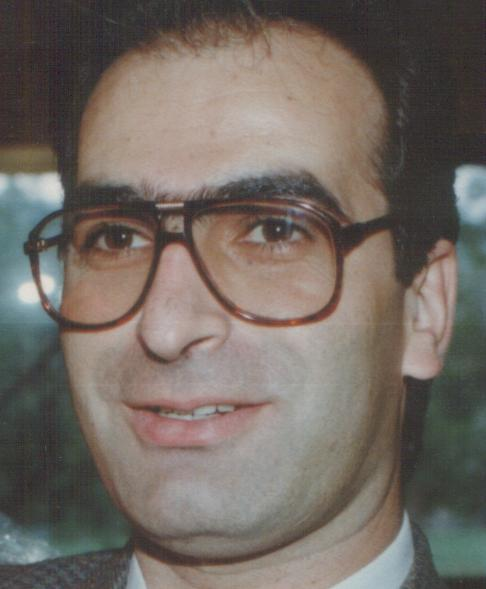
#> input picture FGNET/FGNET/images/001A33.JPG, 486 x 589 px
$ python -i image_processing.py   (imports and definitions only)   (older library calls are emulated)
#> lines starting #> are read from the running program, lines starting #| are printed output that depends on the picture
#> further down, picture is the input picture: shape (589, 486, 3); mean B, G, R 99.1, 106.2, 114.7
"""
Image processing utilities for Missing Person AI system.

This module provides image loading, validation, and preprocessing utilities.
"""

import cv2
import numpy as np
from PIL import Image, ImageOps
from typing import Tuple, Optional, Union
import io
from loguru import logger


# [114 lines left out: functions load_image_from_bytes, validate_image, resize_image, normalize_image_orientation, not called in this run]


def enhance_image_quality(image: np.ndarray) -> np.ndarray:
    """
    Enhance image quality for better face detection.

    Args:
        image: Input image

    Returns:
        Enhanced image
    """
    try:
        # Convert to LAB color space
        lab = cv2.cvtColor(image, cv2.COLOR_BGR2LAB)
#> lab: shape (589, 486, 3); mean of channels 0, 1, 2 114.6, 130.2, 133.3
        l, a, b = cv2.split(lab)
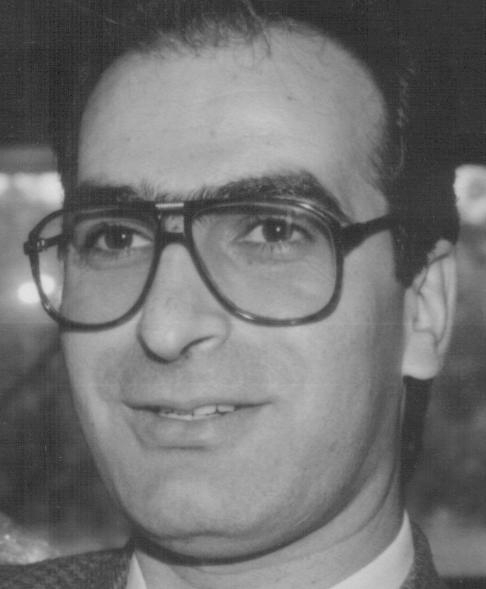
#> l: shape (589, 486); min 27, max 226, mean 114.6
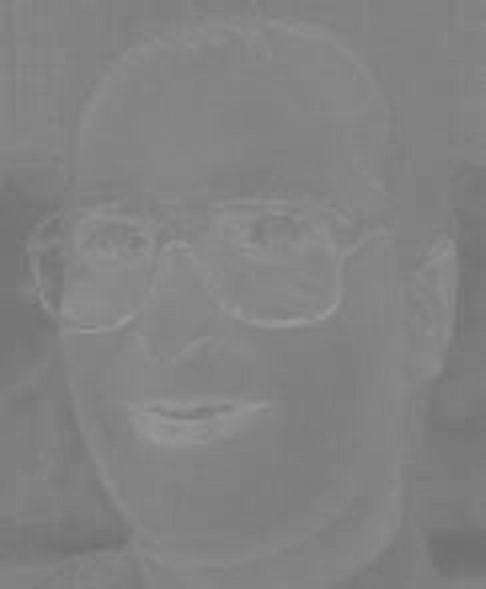
#> a: shape (589, 486); min 110, max 155, mean 130.2

        # Apply CLAHE to L channel
        clahe = cv2.createCLAHE(clipLimit=2.0, tileGridSize=(8, 8))
        l = clahe.apply(l)
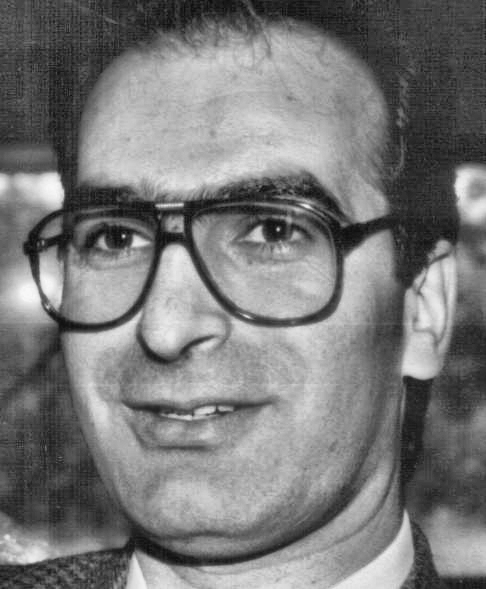
#> l: shape (589, 486); min 11, max 248, mean 121.3

        # Merge channels and convert back to BGR
        enhanced = cv2.merge([l, a, b])
#> enhanced: shape (589, 486, 3); mean of channels 0, 1, 2 121.3, 130.2, 133.3
        enhanced = cv2.cvtColor(enhanced, cv2.COLOR_LAB2BGR)
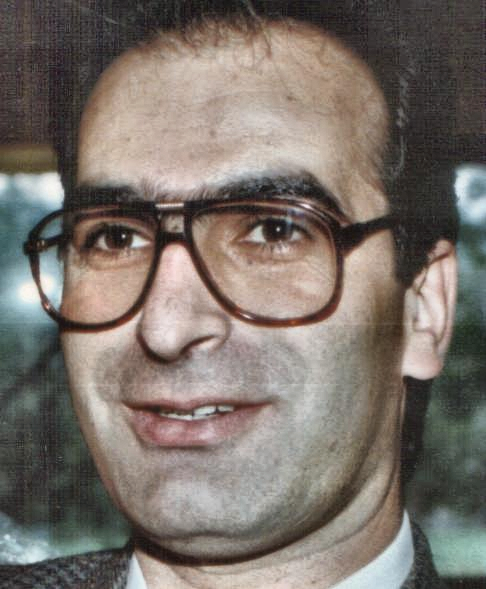
#> enhanced: shape (589, 486, 3); mean B, G, R 106.5, 113.7, 122.2

        return enhanced

    except Exception as e:
        logger.warning(f"Image enhancement failed: {str(e)}")
        return image


# [99 lines left out: functions calculate_image_hash, is_image_blurry, get_image_info, not called in this run]

>>> import cv2
>>> picture = cv2.imread('../FGNET/FGNET/images/001A33.JPG')
>>> result = enhance_image_quality(picture)

$ run again, on FGNET/FGNET/images/006A61.JPG
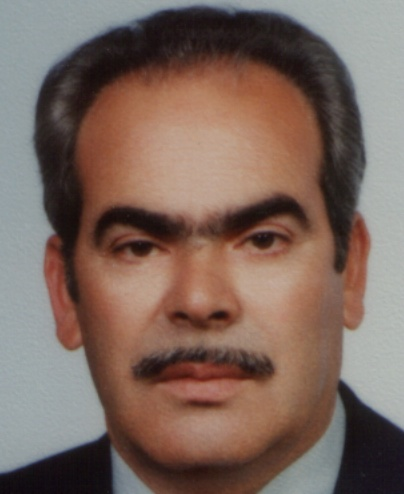
#> input picture FGNET/FGNET/images/006A61.JPG, 404 x 494 px
#> picture is the input picture: shape (494, 404, 3); mean B, G, R 94, 103.4, 124.6
#> lab: shape (494, 404, 3); mean of channels 0, 1, 2 114.5, 135.8, 137
#> in enhance_image_quality, `l, a, b = cv2.split(lab)`:
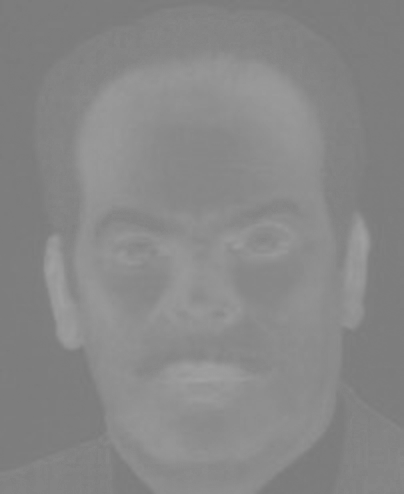
#> a: shape (494, 404); min 122, max 161, mean 135.8
#> in enhance_image_quality, `enhanced = cv2.cvtColor(enhanced, cv2.COLOR_LAB2BGR)`:
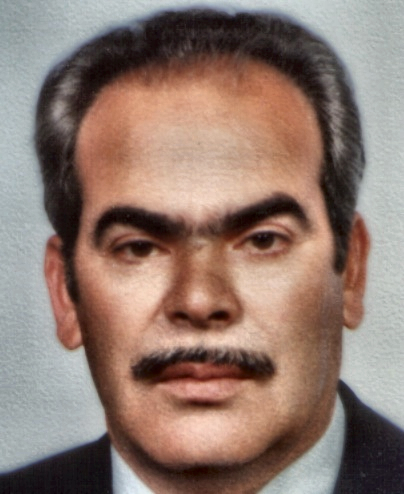
#> enhanced: shape (494, 404, 3); mean B, G, R 111.8, 121.6, 143.8

$ run again, on FGNET/FGNET/images/008A21.JPG
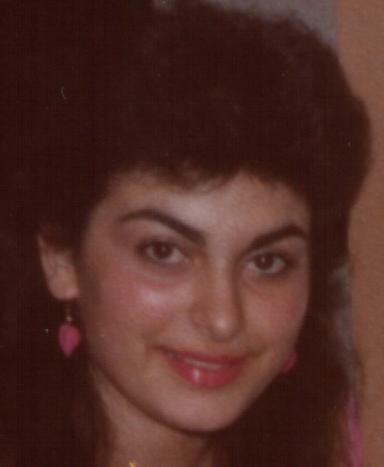
#> input picture FGNET/FGNET/images/008A21.JPG, 384 x 467 px
#> picture is the input picture: shape (467, 384, 3); mean B, G, R 37.6, 44, 79.5
#> lab: shape (467, 384, 3); mean of channels 0, 1, 2 55.9, 143.7, 139
#> in enhance_image_quality, `l = clahe.apply(l)`:
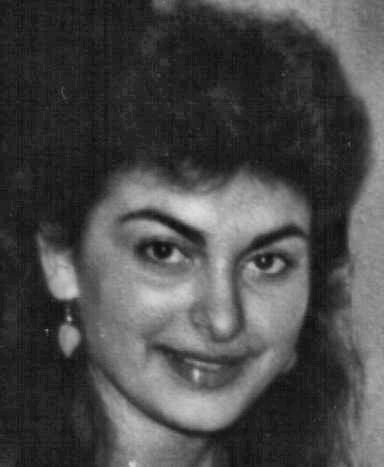
#> l: shape (467, 384); min 13, max 221, mean 73.8
#> in enhance_image_quality, `enhanced = cv2.cvtColor(enhanced, cv2.COLOR_LAB2BGR)`:
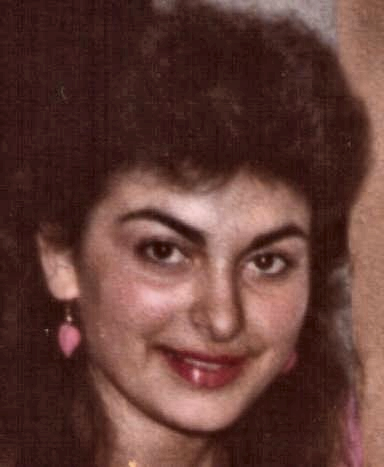
#> enhanced: shape (467, 384, 3); mean B, G, R 54.1, 60.7, 97.9

$ run again, on FGNET/FGNET/images/011A15.JPG
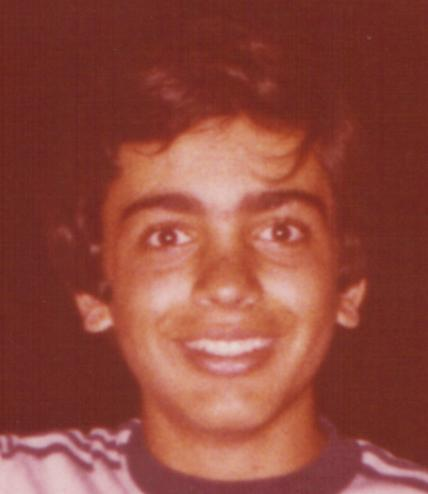
#> input picture FGNET/FGNET/images/011A15.JPG, 428 x 494 px
#> picture is the input picture: shape (494, 428, 3); mean B, G, R 60.8, 72.8, 144.4
#> lab: shape (494, 428, 3); mean of channels 0, 1, 2 100.7, 157.3, 149.6
#> in enhance_image_quality, `l = clahe.apply(l)`:
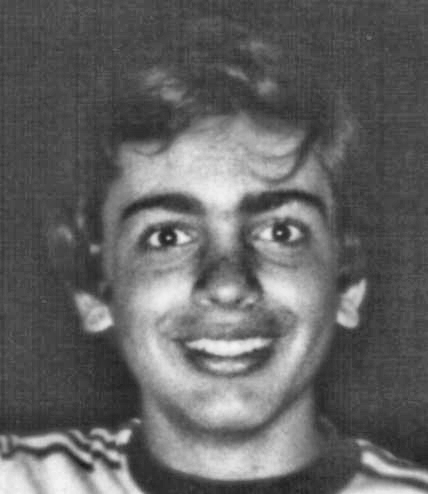
#> l: shape (494, 428); min 26, max 244, mean 100.1
#> in enhance_image_quality, `enhanced = cv2.cvtColor(enhanced, cv2.COLOR_LAB2BGR)`:
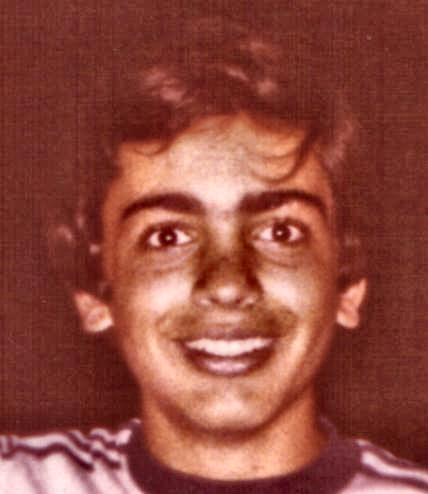
#> enhanced: shape (494, 428, 3); mean B, G, R 60.8, 72.6, 143.9
